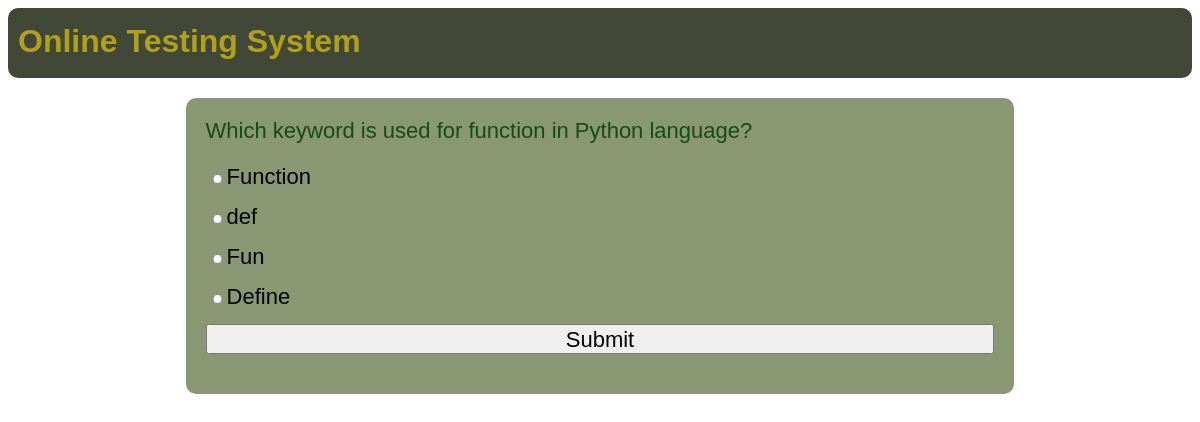
The page /test-paper?n=1 on the database its author committed.
### OTS/models.py (models this page shows)
class Question(models.Model):
    qid = models.BigAutoField(primary_key=True, auto_created=True)
    que = models.TextField()
    a = models.CharField(max_length=255)
    b = models.CharField(max_length=255)
    c = models.CharField(max_length=255)
    d = models.CharField(max_length=255)
    ans = models.CharField(max_length=2)

### OTS/views.py (the view)
# urls.py: path('test-paper', testPaper, name='testPaper'),
def testPaper(request):
    if 'name' not in request.session.keys():
        res = HttpResponseRedirect("login")
    n = int(request.GET['n'])
    question_pool = list(Question.objects.all())
    random.shuffle(question_pool)
    questions_list = question_pool[:n]
    context = {'questions': questions_list}
    res = render(request, 'test_paper.html', context)
    return res

### OTS/templates/test_paper.html (shortened to what this page needs)
{% extends 'main.html' %}
{% block content %}
<form action="{% url 'OTS:calculateTest' %}" method="post">
    {% for question in questions %}
    <div class="question">
        {{question.que}}
    </div>
    <div class="options"><input type="radio" name="q{{question.qid}}" value="a">{{question.a}}</div>
    <div class="options"><input type="radio" name="q{{question.qid}}" value="b">{{question.b}}</div>
    <div class="options"><input type="radio" name="q{{question.qid}}" value="c">{{question.c}}</div>
    <div class="options"><input type="radio" name="q{{question.qid}}" value="d">{{question.d}}</div>
    {% endfor %}
    <div><input type="submit" value="Submit"></div>
</form>
{% endblock %}

### OTS/static/theme.css (style rules this page uses)
* { font-family:'Gill Sans', 'Gill Sans MT', Calibri, 'Trebuchet MS', sans-serif; }

### OTS/static/formstyle.css (style rules this page uses)
form { box-sizing:border-box; padding:20px; border-radius:10px; background-color:#8a9773; display:table; width:100%; }
input { display:block; width:100%; margin-bottom:20px; height:30px; font-size:22px; }
.question { color:#18491d ; font-size:22px; margin-bottom:20px; }
.options { font-size:22px; }
.options input { display:inline; width:fit-content; height:10px; }

### OTS/static/mystyle.css (style rules this page uses)
body { align-items: center; min-height: 100vh; background: url("https://images.pexels.com/photos/1072179/pexels-photo-1072179.jpeg?auto=compress&cs=tinysrgb&w=1600") no-repeat; background-size: cover; }

### rows shown on the page
Question: que "Which keyword is used for function in Python language?", a "Function", b "def", c "Fun", d "Define"
